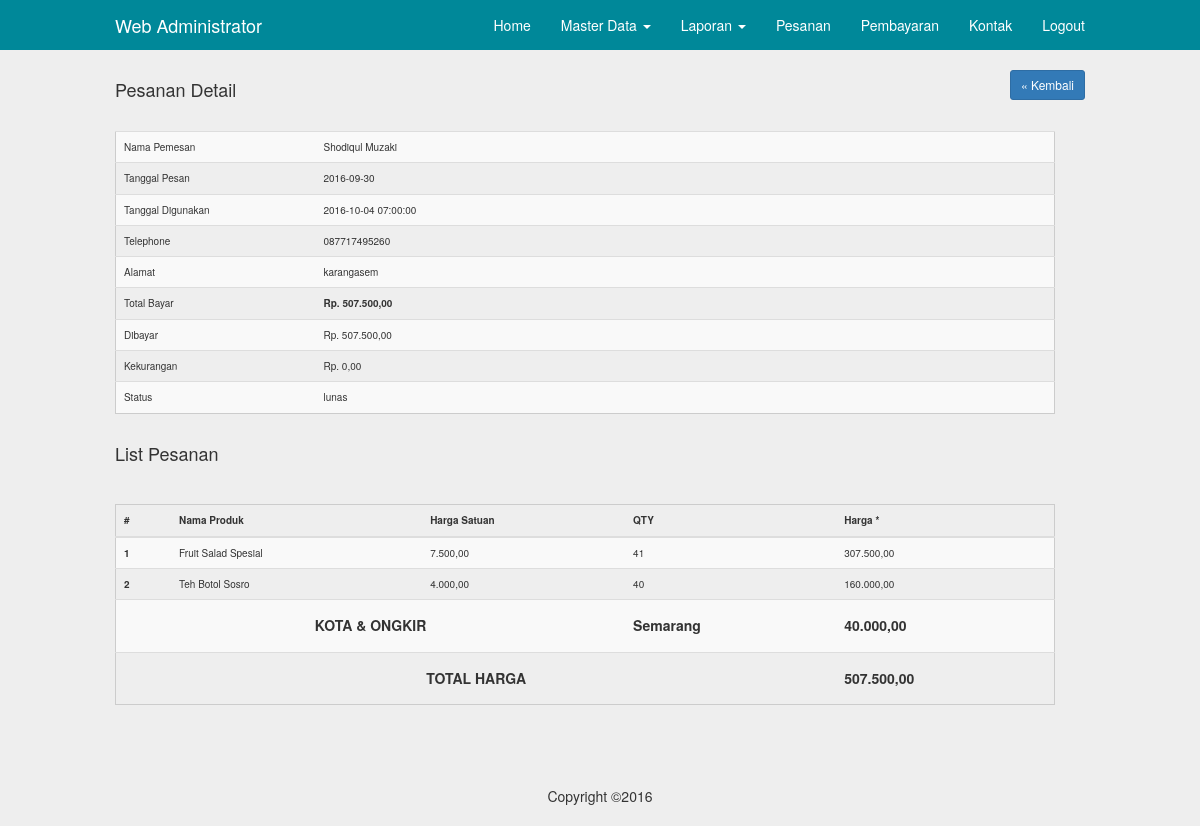
Page /admin/detail_pesanan.php?id=17 (signed in) on the committed database.
### tables this page shows
CREATE TABLE `user` (
  `id` int(5) NOT NULL,
  `nama` varchar(50) NOT NULL,
  `email` varchar(75) NOT NULL,
  `telephone` varchar(20) NOT NULL,
  `alamat` text NOT NULL,
  `password` varchar(100) NOT NULL,
  `status` enum('user','admin') NOT NULL
);

CREATE TABLE `pesanan` (
  `id` int(5) NOT NULL,
  `tanggal_pesan` datetime NOT NULL,
  `tanggal_digunakan` datetime NOT NULL,
  `user_id` int(5) NOT NULL,
  `nama` varchar(100) NOT NULL,
  `alamat` text NOT NULL,
  `kota` varchar(255) NOT NULL,
  `ongkir` int(11) NOT NULL,
  `telephone` varchar(20) NOT NULL,
  `read` enum('0','1') NOT NULL,
  `status` enum('lunas','belum lunas','','') NOT NULL
);

CREATE TABLE `detail_pesanan` (
  `id` int(11) NOT NULL,
  `produk_id` int(11) NOT NULL,
  `qty` int(11) NOT NULL,
  `pesanan_id` int(11) NOT NULL
);

CREATE TABLE `produk` (
  `id` int(4) NOT NULL,
  `nama` varchar(100) NOT NULL,
  `deskripsi` text NOT NULL,
  `gambar` varchar(200) NOT NULL,
  `harga` decimal(10,0) NOT NULL,
  `kategori_produk_id` int(11) NOT NULL
);

### inc/config.php (called while the page is built, shortened)
<?php
	$no = 1;
?>

### admin/detail_pesanan.php (the view, shortened to what this page needs)
<?php
	include"../inc/config.php";
	include"inc/header.php";
?>
	<div class="container">
		<?php
			$q = mysql_query("select*from pesanan where id='$_GET[id]'");
			$data = mysql_fetch_object($q);
			$ongkir = $data->ongkir;
			$kota = $data->kota;
			$dataPembayaran = mysql_query("select * from pembayaran where id_pesanan='$data->id' and status='verified'") or die (mysql_error());
			$totalPembayaran = 0;
			while ($d = mysql_fetch_array($dataPembayaran)) {
				$totalPembayaran += $d['total'];
			}
			$q1 = mysql_query("select*from detail_pesanan where pesanan_id='$data->id'");
			$totalBayar = 0;
			while($data2=mysql_fetch_object($q1)){
				$katpro1 = mysql_query("select*from produk where id='$data2->produk_id'");
				$a = mysql_fetch_object($katpro1);
				$totalBayar += ($a->harga * $data2->qty);
			}
			$totalBayar += $ongkir;
		?>
		<h4 class="pull-left">Pesanan Detail</h4>
		<a class="btn btn-sm btn-primary pull-right" href="pesanan.php">&laquo; Kembali</a>
		<br>
		<hr>
		<div class="row col-md-12">
		<table class="table table-striped table-hove">
			<tr>
				<td width="200">Nama Pemesan</td>
				<?php
					$katpro = mysql_query("select*from user where id='$data->user_id'");
							$user = mysql_fetch_array($katpro);
				?>
				<td><?php echo $user['nama'] ?></td>
			</tr>
			<tr>
				<td>Tanggal Pesan</td>
				<td><?php echo substr($data->tanggal_pesan,0,10); ?></td>
			</tr>
			<tr>
				<td>Tanggal Digunakan</td>
				<td><?php echo $data->tanggal_digunakan ?></td>
			</tr>
			<tr>
				<td>Telephone</td>
				<td><?php echo $data->telephone ?></td>
			</tr>
				<td>Alamat</td>
				<td><?php echo $data->alamat ?></td>
			<tr>
				<td>Total Bayar</td>
				<td><b><?php echo "Rp. " . number_format($totalBayar, 2, ",", "."); ?></b></td>
			</tr>
			<tr>
				<td>Dibayar</td>
				<td><?php echo "Rp. " . number_format($totalPembayaran, 2, ",", "."); ?></td>
			</tr>
			<tr>
				<td>Kekurangan</td>
				<td><?php echo "Rp. " . number_format($totalBayar - $totalPembayaran, 2, ",", "."); ?></td>
			</tr>
			<tr>
				<td>Status</td>
				<td><?php echo $data->status; ?></td>
			</tr>
		</table>
		</div>
		<div class="row col-md-12">
		<h4>List Pesanan</h4>
		<hr>
		<table class="table table-striped table-hove">
		<thead>
				<tr>
					<th>#</th>
					<th>Nama Produk</th>
					<th>Harga Satuan</th>
					<th>QTY</th>
					<th>Harga *</th>
				</tr>
			</thead>
			<tbody>
		 <?php
			$q = mysql_query("select*from detail_pesanan where pesanan_id='$_GET[id]'");
			$total = 0;
		 while($data=mysql_fetch_object($q)){ ?>
				<tr>
					<th scope="row"><?php echo $no++; ?></th>
					<?php
						$katpro = mysql_query("select*from produk where id='$data->produk_id'");
						$p = mysql_fetch_object($katpro);
					?>
					<td><?php echo $p->nama ?></td>
					<td><?php echo number_format($p->harga, 2, ',', '.')  ?></td>
					<td><?php echo $data->qty ?></td>
					<?php $t = $data->qty*$p->harga;
						$total += $t;
					?>
					<td><?php echo number_format($t, 2, ',', '.')  ?></td>
				</tr>
			<?php } ?>
				<tr>
					<td colspan="3" class="text-center">
					<h5><b>KOTA & ONGKIR</b></h5>
					</td>
					<td class="text-bold">
					<h5><b><?php  echo $kota ? $kota : "Tidak di ketahui"; ?></b></h5>
					</td>
					<td class="text-bold">
					<h5><b><?php  echo number_format($ongkir, 2, ',', '.') ?></b></h5>
					</td>
				</tr>
				<tr>
					<td colspan="4" class="text-center">
					<h5><b>TOTAL HARGA</b></h5>
					</td>
					<td class="text-bold">
					<h5><b><?php  echo number_format($total + $ongkir, 2, ',', '.') ?></b></h5>
					</td>
				</tr>
			</tbody>
		</table>
		 </div>
    </div>
<?php include"inc/footer.php"; ?>

### assets/css/navbar-fixed-top.css (style rules this page uses)
body { padding-top: 70px; }

### assets/css/style.css (style rules this page uses)
@media (min-width: 768px) { .container { width: 750px; } }
@media (min-width: 992px) { .container { width: 970px; } }
@media (min-width: 1200px) { .container { width: 1000px; } }
.table { border:1px solid#CCC; }
table td, table th { padding:10px; font-size: 10px; }
* { transition: all 200ms ease-in-out; }
body { background-color: #EEE; }

### rows in the picture
user: nama "Shodiqul Muzaki"
pesanan: tanggal_pesan "2016-09-30", tanggal_digunakan "2016-10-04 07:00:00", telephone "087717495260", alamat "karangasem", status "lunas", kota "Semarang", ongkir "40.000,00", $total + $ongkir "507.500,00"
detail_pesanan: produk.nama "Fruit Salad Spesial", produk.harga "7.500,00", qty "41", qty.harga "307.500,00"
detail_pesanan: produk.nama "Teh Botol Sosro", produk.harga "4.000,00", qty "40", qty.harga "160.000,00"

### other values in the picture
$totalBayar "507.500,00"
$totalPembayaran "507.500,00"
$totalBayar - $totalPembayaran "0,00"
